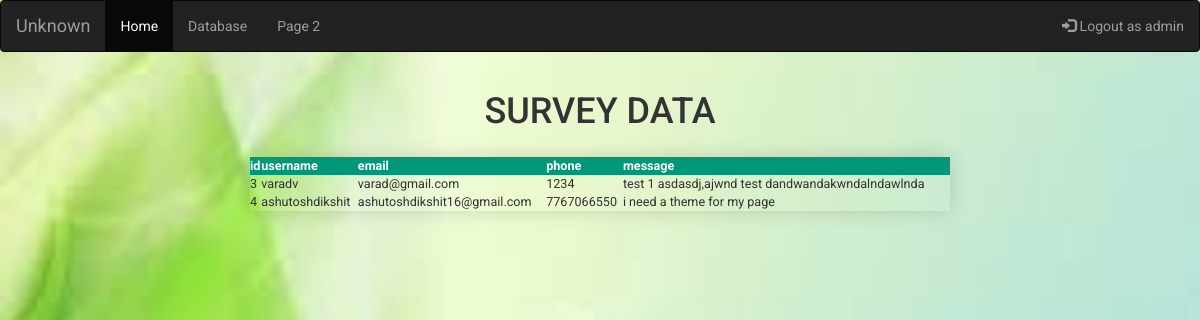
The app's page /surveydata.php with its own data.
### tables this page shows
CREATE TABLE `survey` (
  `id` int(255) NOT NULL,
  `username` varchar(255) NOT NULL,
  `email` varchar(255) NOT NULL,
  `phone` varchar(255) NOT NULL,
  `message` varchar(50) DEFAULT NULL
);

### surveydata.php (the view, shortened to what this page needs)
<!DOCTYPE html>
<html lang="en">
<head>
  <link rel="stylesheet" href="https://maxcdn.bootstrapcdn.com/bootstrap/3.4.1/css/bootstrap.min.css">
  <link rel="stylesheet" type="text/css" href="style.css">
</head>
<body>
<nav class="navbar navbar-inverse">
  <div class="container-fluid">
    <div class="navbar-header">
      <a class="navbar-brand" href="#">Unknown</a>
    </div>
    <ul class="nav navbar-nav">
      <li class="active"><a href="#">Home</a></li>
      <li><a href="database.php">Database</a></li>
      <li><a href="#">Page 2</a></li>
    </ul>
    <ul class="nav navbar-nav navbar-right">
      <li><a href="index.php"><span class="glyphicon glyphicon-log-in"></span> Logout as admin</a></li>
    </ul>
  </div>
</nav>
<center>
<div class="container">
<h1>SURVEY DATA</h1>
<table  style="width: 700px"   class="styled-table">
  <thead>
  <tr>
    <th>id</th>
    <th>username</th>
    <th>email</th>
    <th>phone</th>
    <th>message</th>
  </tr>
</thead>
<tbody>
<?php
$con = mysqli_connect('localhost','root');
$dis = "select * from survey";
$result = $con->query($dis);
if ($result-> num_rows > 0) {
  while ($row=$result->fetch_assoc()) {
    echo "<tr><td>".$row["id"]."</td><td>".$row["username"]."</td><td>".$row["email"]."</td><td>".$row["phone"]."</td><td>".$row["message"]."</td></tr>";
  }
  echo "</table>";
 }
 else{
  echo "no entry";
 }
 ?>
  </div>
</center>
</body>
</html>

### style.css (style rules this page uses)
* { margin: 0; padding: 0; box-sizing: border-box; outline: none; font-family: 'Roboto', sans-serif; }
body { background: url('bg.jpg') no-repeat top center; background-size: cover; height: 100vh; }
.styled-table { border-collapse: collapse; margin: 25px 0; font-size: 0.9em; font-family: sans-serif; min-width: 400px; box-shadow: 0 0 20px rgba(0, 0, 0, 0.15); }
.styled-table thead tr { background-color: #009879; color: #ffffff; text-align: left; }

### records on screen
survey: id "3", username "varadv", email "varad@gmail.com", phone "1234", message "test 1 asdasdj,ajwnd test dandwandakwndalndawlnda"
survey: id "4", username "ashutoshdikshit", email "ashutoshdikshit16@gmail.com", phone "7767066550", message "i need a theme for my page"
